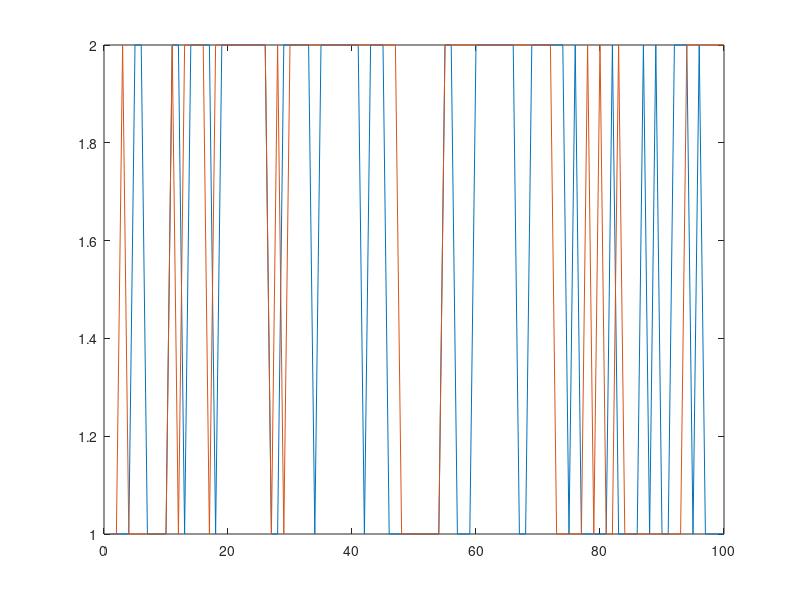

Here is the MATLAB script that generated this plot: (Note: this script raises an error after producing the figure.)
%% random seed
rng(66)
probs = zeros(2,2,2);
% prob of ramain the same status
pv = [0.7 0.75];
po = [0.7 0.75];
pvis = [pv(1) 1-pv(1);1-pv(2) pv(2)];
polf = [po(1) 1-po(1);1-po(2) po(2)];
probs(:,:,1) = pvis;
probs(:,:,2) = polf;
n = 10000;
% status 1 and 2
status = zeros(2,n);
% 1-vis 2-olf
status(1,1) = randperm(2,1);
status(2,1) = randperm(2,1);
for i=2:n
    % change pv and po according to previous status
    amount = 0.1;
    pon(status(1,i-1)) = min(1,po(status(1,i-1))+amount);
    pon(3-status(1,i-1)) = max(0,po(3-status(1,i-1))-amount);
    pvn(status(2,i-1)) = min(1,pv(status(2,i-1))+amount);
    pvn(3-status(2,i-1)) = max(0,pv(3-status(2,i-1))-amount);
    probs(:,:,1) = [pvn(1) 1-pvn(1);1-pvn(2) pvn(2)];
    probs(:,:,2) = [pon(1) 1-pon(1);1-pon(2) pon(2)];
    for p=1:2
        % a random number
        dice = rand(1);
        % the prob of current status
        [prob, idx]= max(probs(status(p,i-1),:,p)); 
        % update stats
        if dice < prob
            status(p,i) = idx;
        else
            status(p,i) = 3-idx;
        end
    end
end
%% plot
figure
plot(status(:,1:100)')
tabulate(status(1,:))
tabulate(status(2,:))
combine = xor(status(1,:)-1,status(2,:)-1);
tabulate(combine)